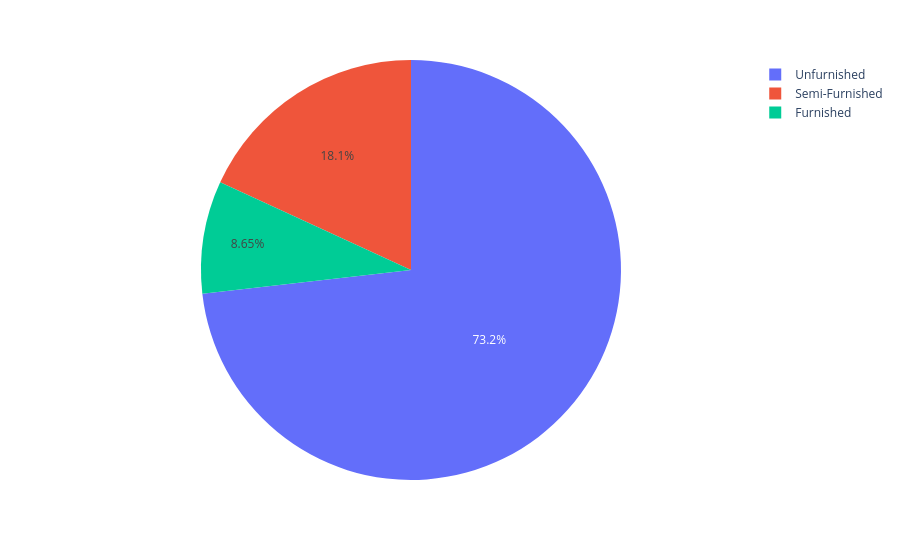

Here is the notebook cell this chart was saved with:
### Code cell
#pie chart 
furnish_count = df["furnishing"].value_counts()
fig3 = px.pie(
    values=furnish_count.values,
    names=furnish_count.index,
)
fig3.show()

### Figure 1 — Plotly figure (JSON) as saved in the notebook; plotly's stock layout.template omitted (floating-point values rounded to 4 significant figures)
{"data": [{"domain": {"x": [0, 1], "y": [0, 1]}, "hovertemplate": "label=%{label}<br>value=%{value}<extra></extra>", "labels": ["Unfurnished", "Semi-Furnished", "Furnished"], "legendgroup": "", "name": "", "showlegend": true, "type": "pie", "values": [1311, 325, 155]}], "layout": {"legend": {"tracegroupgap": 0}, "margin": {"t": 60}}}
